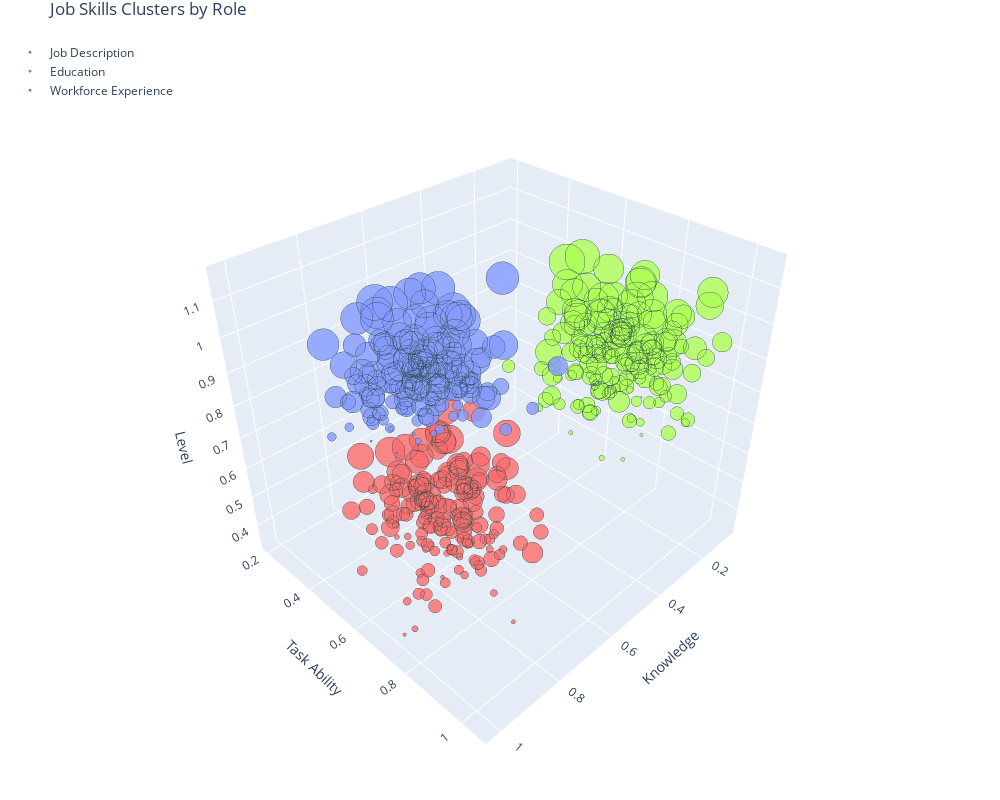

The notebook cell saved with this chart:
### Code cell
import plotly.graph_objects as go
import numpy as np
import pandas as pd

# Generate data (using your existing data generation code)
np.random.seed(42)
data_eng_skills = np.random.normal(loc=[0.8, 0.7, 0.6], scale=0.1, size=(175, 3))
data_sci_skills = np.random.normal(loc=[0.3, 0.8, 0.9], scale=0.1, size=(175, 3))
ml_eng_skills = np.random.normal(loc=[0.6, 0.4, 0.8], scale=0.1, size=(175, 3))
all_skills = np.vstack([data_eng_skills, data_sci_skills, ml_eng_skills])
labels = ['Job Description'] * 175 + ['Education'] * 175 + ['Workforce Experience'] * 175
df = pd.DataFrame(all_skills, columns=['Knowledge', 'Task Ability', 'Level'])
df['Label'] = labels

# Update the traces creation with custom hovertemplate
traces = []
colors = {'Job Description': '#FF6B6B', 'Education': '#AEFF55', 'Workforce Experience': '#8599FF'}

for job_title in df['Label'].unique():
    mask = df['Label'] == job_title
    subset = df[mask]
    
    sizes = (subset['Level'] - subset['Level'].min()) / (subset['Level'].max() - subset['Level'].min())
    sizes = sizes * 2.5
    
    
    traces.append(
        go.Scatter3d(
            x=subset['Knowledge'],
            y=subset['Task Ability'],
            z=subset['Level'],
            mode='markers',
            name=job_title,
            hovertemplate=
            '<b>%{text}</b><br>' +
            'Level: %{z:.2f}<br>' +
            'Task Ability: %{y:.2f}<br>' +
            'Knowledge: %{x:.2f}<br>' +
            '<extra></extra>',  # This removes the secondary box
            text=[job_title] * len(subset),  # Add Label to hover
            marker=dict(
                size=sizes,
                color=colors[job_title],
                opacity=0.8,
                line=dict(width=1, color='DarkSlateGrey'),
                sizemode='diameter',
                sizeref=0.1
            )
        )
    )

# Create layout
layout = go.Layout(
    title='Job Skills Clusters by Role',
    width=1000,
    height=800,
    scene=dict(
        xaxis_title='Knowledge',
        yaxis_title='Task Ability',
        zaxis_title='Level',
        camera=dict(
            up=dict(x=0, y=0, z=1),
            center=dict(x=0, y=0, z=0),
            eye=dict(x=1.5, y=1.5, z=1.5)
        )
    ),
    margin=dict(l=0, r=0, t=30, b=0),
    legend=dict(
        yanchor="top",
        y=0.99,
        xanchor="left",
        x=0.01
    )
)

# Create and show figure
fig = go.Figure(data=traces, layout=layout)
fig.show()

# Export options
fig.write_html("index.html")
fig.write_image("job_skills_clusters.png")

### Figure 1 — Plotly figure (JSON) as saved in the notebook; plotly's stock layout.template omitted (floating-point values rounded to 4 significant figures; data arrays with more than 128 entries replaced by an {"elided": "..."} marker saying what was removed)
{"data": [{"hovertemplate": "<b>%{text}</b><br>Level: %{z:.2f}<br>Task Ability: %{y:.2f}<br>Knowledge: %{x:.2f}<br><extra></extra>", "marker": {"color": "#FF6B6B", "line": {"color": "DarkSlateGrey", "width": 1}, "opacity": 0.8, "size": {"elided": "175 float values"}, "sizemode": "diameter", "sizeref": 0.1}, "mode": "markers", "name": "Job Description", "text": {"elided": "175 str values"}, "type": "scatter3d", "x": {"elided": "175 float values"}, "y": {"elided": "175 float values"}, "z": {"elided": "175 float values"}}, {"hovertemplate": "<b>%{text}</b><br>Level: %{z:.2f}<br>Task Ability: %{y:.2f}<br>Knowledge: %{x:.2f}<br><extra></extra>", "marker": {"color": "#AEFF55", "line": {"color": "DarkSlateGrey", "width": 1}, "opacity": 0.8, "size": {"elided": "175 float values"}, "sizemode": "diameter", "sizeref": 0.1}, "mode": "markers", "name": "Education", "text": {"elided": "175 str values"}, "type": "scatter3d", "x": {"elided": "175 float values"}, "y": {"elided": "175 float values"}, "z": {"elided": "175 float values"}}, {"hovertemplate": "<b>%{text}</b><br>Level: %{z:.2f}<br>Task Ability: %{y:.2f}<br>Knowledge: %{x:.2f}<br><extra></extra>", "marker": {"color": "#8599FF", "line": {"color": "DarkSlateGrey", "width": 1}, "opacity": 0.8, "size": {"elided": "175 float values"}, "sizemode": "diameter", "sizeref": 0.1}, "mode": "markers", "name": "Workforce Experience", "text": {"elided": "175 str values"}, "type": "scatter3d", "x": {"elided": "175 float values"}, "y": {"elided": "175 float values"}, "z": {"elided": "175 float values"}}], "layout": {"height": 800, "legend": {"x": 0.01, "xanchor": "left", "y": 0.99, "yanchor": "top"}, "margin": {"b": 0, "l": 0, "r": 0, "t": 30}, "scene": {"camera": {"center": {"x": 0, "y": 0, "z": 0}, "eye": {"x": 1.5, "y": 1.5, "z": 1.5}, "up": {"x": 0, "y": 0, "z": 1}}, "xaxis": {"title": {"text": "Knowledge"}}, "yaxis": {"title": {"text": "Task Ability"}}, "zaxis": {"title": {"text": "Level"}}}, "title": {"text": "Job Skills Clusters by Role"}, "width": 1000}}
